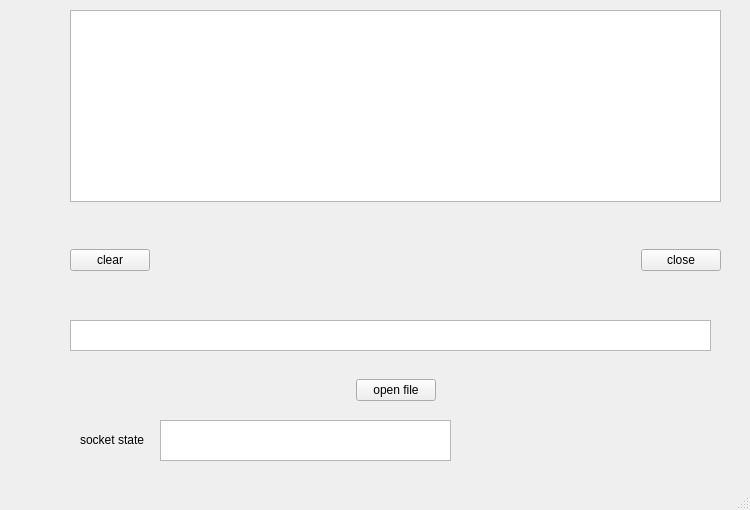
<?xml version="1.0" encoding="UTF-8"?>
<ui version="4.0">
 <class>server</class>
 <widget class="QMainWindow" name="server">
  <property name="geometry">
   <rect>
    <x>0</x>
    <y>0</y>
    <width>750</width>
    <height>510</height>
   </rect>
  </property>
  <property name="acceptDrops">
   <bool>true</bool>
  </property>
  <property name="windowTitle">
   <string>Qtserver</string>
  </property>
  <widget class="QWidget" name="centralwidget">
   <widget class="QTextBrowser" name="message">
    <property name="geometry">
     <rect>
      <x>70</x>
      <y>10</y>
      <width>651</width>
      <height>192</height>
     </rect>
    </property>
   </widget>
   <widget class="QTextBrowser" name="textBrowser_3">
    <property name="geometry">
     <rect>
      <x>70</x>
      <y>320</y>
      <width>641</width>
      <height>31</height>
     </rect>
    </property>
   </widget>
   <widget class="QWidget" name="horizontalLayoutWidget">
    <property name="geometry">
     <rect>
      <x>70</x>
      <y>220</y>
      <width>651</width>
      <height>81</height>
     </rect>
    </property>
    <layout class="QHBoxLayout" name="horizontalLayout">
     <item>
      <widget class="QPushButton" name="clearmessage">
       <property name="text">
        <string>clear</string>
       </property>
      </widget>
     </item>
     <item>
      <spacer name="horizontalSpacer">
       <property name="orientation">
        <enum>Qt::Horizontal</enum>
       </property>
       <property name="sizeHint" stdset="0">
        <size>
         <width>40</width>
         <height>20</height>
        </size>
       </property>
      </spacer>
     </item>
     <item>
      <widget class="QPushButton" name="closeconnect">
       <property name="text">
        <string>close</string>
       </property>
      </widget>
     </item>
    </layout>
   </widget>
   <widget class="QWidget" name="horizontalLayoutWidget_2">
    <property name="geometry">
     <rect>
      <x>70</x>
      <y>370</y>
      <width>651</width>
      <height>41</height>
     </rect>
    </property>
    <layout class="QHBoxLayout" name="horizontalLayout_2">
     <item>
      <spacer name="horizontalSpacer_3">
       <property name="orientation">
        <enum>Qt::Horizontal</enum>
       </property>
       <property name="sizeHint" stdset="0">
        <size>
         <width>40</width>
         <height>20</height>
        </size>
       </property>
      </spacer>
     </item>
     <item>
      <widget class="QPushButton" name="openfile">
       <property name="text">
        <string>open file</string>
       </property>
      </widget>
     </item>
     <item>
      <spacer name="horizontalSpacer_2">
       <property name="orientation">
        <enum>Qt::Horizontal</enum>
       </property>
       <property name="sizeHint" stdset="0">
        <size>
         <width>40</width>
         <height>20</height>
        </size>
       </property>
      </spacer>
     </item>
    </layout>
   </widget>
   <widget class="QTextBrowser" name="socketstate">
    <property name="geometry">
     <rect>
      <x>160</x>
      <y>420</y>
      <width>291</width>
      <height>41</height>
     </rect>
    </property>
   </widget>
   <widget class="QLabel" name="label">
    <property name="geometry">
     <rect>
      <x>80</x>
      <y>430</y>
      <width>81</width>
      <height>20</height>
     </rect>
    </property>
    <property name="text">
     <string>socket state</string>
    </property>
   </widget>
  </widget>
  <widget class="QMenuBar" name="menubar">
   <property name="geometry">
    <rect>
     <x>0</x>
     <y>0</y>
     <width>750</width>
     <height>23</height>
    </rect>
   </property>
  </widget>
  <widget class="QStatusBar" name="statusbar"/>
 </widget>
 <tabstops>
  <tabstop>message</tabstop>
  <tabstop>clearmessage</tabstop>
  <tabstop>closeconnect</tabstop>
  <tabstop>textBrowser_3</tabstop>
  <tabstop>openfile</tabstop>
 </tabstops>
 <resources/>
 <connections/>
</ui>
